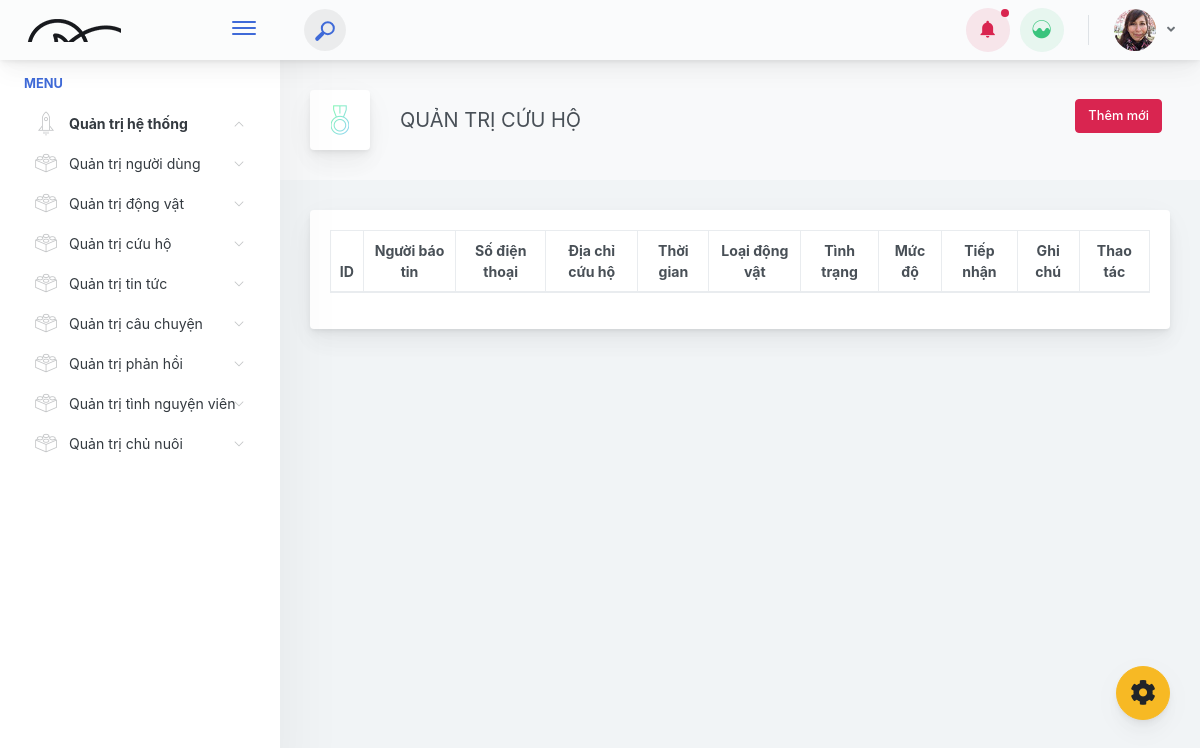
Page /index.php/admin/quan_tri_cuu_ho on the earlier database version.
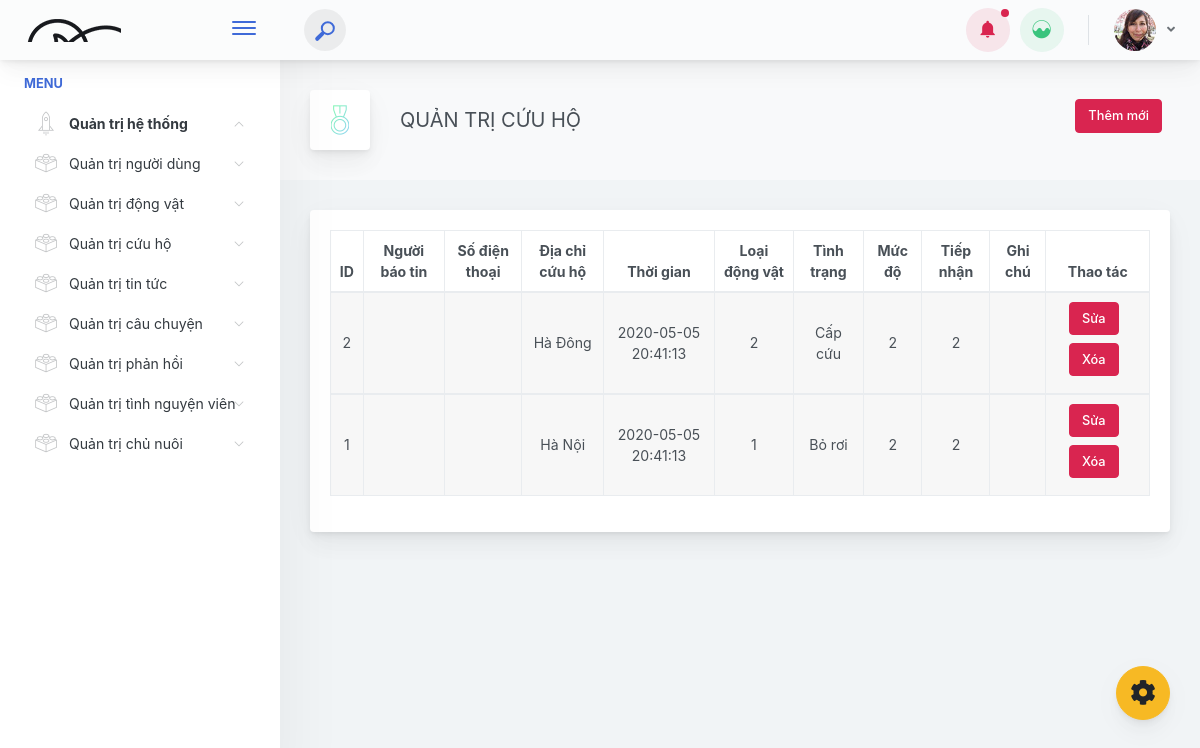
Same page on the later database version.
### tables this page shows
CREATE TABLE `tbl_case` (
  `case_id` int(11) NOT NULL,
  `ng_bao_tin` varchar(200) DEFAULT NULL,
  `sdt` varchar(10) DEFAULT NULL,
  `dia_diem_cuu` varchar(200) NOT NULL,
  `thoi_gian` timestamp NOT NULL DEFAULT current_timestamp(),
  `loai_pet_id` int(11) NOT NULL,
  `tinh_trang` varchar(200) NOT NULL,
  `muc_do_id` int(11) NOT NULL,
  `tiep_nhan_id` int(11) NOT NULL,
  `ghi_chu` text DEFAULT NULL
);

### application/controllers/admin/Quan_tri_cuu_ho.php (called while the page is built, shortened)
<?php
class Quan_tri_cuu_ho extends CI_Controller {
	function __construct()
	{
		$this->load->library('pagination');
		$this->load->helper('url');
		$this->load->database();
		$this->load->model('m_cuu_ho');
		$this->load->model('m_loai_pet');
		$this->load->model('m_muc_do');
		$this->load->model('m_tiep_nhan');
	}
	public function index()
    {
        $data['title'] = "Quản trị cứu hộ | United Pets";
        $config['total_rows'] = $this->m_cuu_ho->countAll();
        $config['base_url'] = base_url() . "admin/Quan_tri_cuu_ho/index";
        $config['per_page'] = 3;
        $start = $this->uri->segment(4);
        $data['danh_sach'] = $this->m_cuu_ho->getListHasPaginate($config['per_page'], $start);
        $this->pagination->initialize($config);
        $paginator = $this->pagination->create_links();
        $data['paginator'] = $paginator;
        $this->load->view('admin/v_header', $data);
        $this->load->view('admin/v_menu');
        $this->load->view('admin/v_quan_tri_cuu_ho', $data);
    }
}

### index.php (called while the page is built, shortened)
<?php
require_once BASEPATH.'core/CodeIgniter.php';

### application/models/m_cuu_ho.php (called while the page is built, shortened)
<?php
  class m_cuu_ho extends CI_Model {
    public function getListHasPaginate($total, $start)
		{
			$this->db->limit($total, $start);
			$this->db->order_by("case_id","desc");
			$query = $this->db->get('tbl_case');
			return $query->result();
		}
  }
?>

### application/views/admin/v_quan_tri_cuu_ho.php (the view, shortened to what this page needs)
            <div class="app-main__outer">
                <div class="app-main__inner">
                    <div class="app-page-title">
                        <div class="page-title-wrapper">
                            <div class="page-title-heading">
                                <div class="page-title-icon">
                                    <i class="pe-7s-medal icon-gradient bg-tempting-azure">
                                    </i>
                                </div>
                                <div>QUẢN TRỊ CỨU HỘ
                                </div>
                            </div>
                            <div class="page-title-actions">
                               <a href="<?=base_url();?>admin/quan_tri_cuu_ho/them_moi_case">
                                <button class="ladda-button mb-2 mr-2 btn btn-danger" data-style="expand-right">
                                    <span class="ladda-label">Thêm mới</span>
                                </button>
                                </a>
                            </div>    </div>
                    </div>            <div class="main-card mb-3 card">
                        <div class="card-body">
                            <table style="width: 100%; text-align:center;" id="example" class="table table-hover table-striped table-bordered">
                                <thead>
                                <tr>
                                    <th>ID</th>
                                    <th>Người báo tin</th>
                                    <th>Số điện thoại</th>
                                    <th>Địa chỉ cứu hộ</th>
                                    <th>Thời gian</th>
                                    <th>Loại động vật</th>
                                    <th>Tình trạng</th>
                                    <th>Mức độ</th>
                                    <th>Tiếp nhận</th>
                                    <th>Ghi chú</th>
                                    <th>Thao tác</th>
                                </tr>
                                </thead>
                                 <?php foreach ($danh_sach as $key => $row) {;?>
                                <tbody>
                                <tr>
                                    <td><?=$row->case_id;?></td>
                                    <td><?=$row->ng_bao_tin;?></td>
                                    <td><?=$row->sdt;?></td>
                                    <td><?=$row->dia_diem_cuu;?></td>
                                    <td><?=$row->thoi_gian;?></td>
                                    <td><?=$row->loai_pet_id;?></td>
                                    <td><?=$row->tinh_trang;?></td>
                                    <td><?=$row->muc_do_id;?></td>
                                    <td><?=$row->tiep_nhan_id;?></td>
                                    <td><?=$row->ghi_chu;?></td>
                                    <td>
                                            <a href="<?=base_url();?>admin/quan_tri_cuu_ho/sua/<?=$row->case_id;?>">
                                            <button class="ladda-button mb-2 mr-2 btn btn-danger" data-style="expand-right">
                                                <span class="ladda-label">Sửa</span>
                                            </button>
                                            </a>
                                            <a href="<?=base_url();?>admin/quan_tri_cuu_ho/xoa/<?=$row->case_id;?>">
                                            <button class="ladda-button mb-2 mr-2 btn btn-danger" data-style="expand-right">
                                                <span class="ladda-label">Xóa</span>
                                            </button>
                                            </a>
                                    </td>
                                </tr>
                                </tbody>
                                <?php
                                }
                                ;?>
                            </table>
                        </div>
                    </div>
                </div>
                </div>
    </div>
</div>
<div class="app-drawer-overlay d-none animated fadeIn"></div><script type="text/javascript" src="./assets/scripts/main.87c0748b313a1dda75f5.js"></script></body>
</html>

### application/views/admin/v_header.php (shortened to what this page needs)
<!doctype html>
<html lang="en">
<head>
    <link href="<?=base_url();?>main.87c0748b313a1dda75f5.css" rel="stylesheet">
</head>

### application/views/admin/v_menu.php (shortened to what this page needs)
<body>
<div class="app-container app-theme-white body-tabs-shadow fixed-header fixed-sidebar">
    <div class="app-header header-shadow">
        <div class="app-header__logo">
            <div class="logo-src"></div>
            <div class="header__pane ml-auto">
                <div>
                    <button type="button" class="hamburger close-sidebar-btn hamburger--elastic" data-class="closed-sidebar">
                        <span class="hamburger-box">
                            <span class="hamburger-inner"></span>
                        </span>
                    </button>
                </div>
            </div>
        </div>
            <div class="app-header__content">
            <div class="app-header-left">
                <div class="search-wrapper">
                    <div class="input-holder">
                        <button class="search-icon"><span></span></button>
                    </div>
                </div>
            </div>
            <div class="app-header-right">
                <div class="header-dots">
                    <div class="dropdown">
                        <button type="button" aria-haspopup="true" aria-expanded="false" data-toggle="dropdown" class="p-0 mr-2 btn btn-link">
                            <span class="icon-wrapper icon-wrapper-alt rounded-circle">
                                <span class="icon-wrapper-bg bg-danger"></span>
                                <i class="icon text-danger icon-anim-pulse ion-android-notifications"></i>
                                <span class="badge badge-dot badge-dot-sm badge-danger">Thông báo</span>
                            </span>
                        </button>
                    </div>
                    <div class="dropdown">
                        <button type="button" aria-haspopup="true" data-toggle="dropdown" aria-expanded="false" class="p-0 btn btn-link dd-chart-btn">
                            <span class="icon-wrapper icon-wrapper-alt rounded-circle">
                                <span class="icon-wrapper-bg bg-success"></span>
                                <i class="icon text-success ion-ios-analytics"></i>
                            </span>
                        </button>
                    </div>
                </div>
                <div class="header-btn-lg pr-0">
                    <div class="widget-content p-0">
                        <div class="widget-content-wrapper">
                            <div class="widget-content-left">
                                <div class="btn-group">
                                    <a data-toggle="dropdown" aria-haspopup="true" aria-expanded="false" class="p-0 btn">
                                        <img width="42" class="rounded-circle" src="assets/images/avatars/1.jpg" alt="">
                                        <i class="fa fa-angle-down ml-2 opacity-8"></i>
                                    </a>
                                </div>
                            </div>
                        </div>
                    </div>
                </div>
                </div>
        </div>
    </div>    <div class="ui-theme-settings">
        <button type="button" id="TooltipDemo" class="btn-open-options btn btn-warning">
            <i class="fa fa-cog fa-w-16 fa-spin fa-2x"></i>
        </button>
    </div>
    <div class="app-main">
            <div class="app-sidebar sidebar-shadow">
                <div class="scrollbar-sidebar">
                    <div class="app-sidebar__inner">
                        <ul class="vertical-nav-menu">
                            <li class="app-sidebar__heading">Menu</li>
                            <li class="mm-active">
                                <a href="<?=base_url();?>admin/Quan_tri_he_thong">
                                    <i class="metismenu-icon pe-7s-rocket"></i>
                                    Quản trị hệ thống
                                    <i class="metismenu-state-icon pe-7s-angle-down caret-left"></i>
                                </a>
                            </li>
                            <li>
                                <a href="<?=base_url();?>admin/Quan_tri_nguoi_dung">
                                    <i class="metismenu-icon pe-7s-plugin"></i>
                                    Quản trị người dùng
                                    <i class="metismenu-state-icon pe-7s-angle-down caret-left"></i>
                                </a>
                            </li>
                            <li>
                                <a href="<?=base_url();?>admin/Quan_tri_thu_cung">
                                    <i class="metismenu-icon pe-7s-plugin"></i>
                                    Quản trị động vật
                                    <i class="metismenu-state-icon pe-7s-angle-down caret-left"></i>
                                </a>
                            </li>
                            <li>
                                <a href="<?=base_url();?>admin/Quan_tri_cuu_ho">
                                    <i class="metismenu-icon pe-7s-plugin"></i>
                                    Quản trị cứu hộ
                                    <i class="metismenu-state-icon pe-7s-angle-down caret-left"></i>
                                </a>
                            </li>
                            <li>
                                <a href="<?=base_url();?>admin/Quan_tri_tin_tuc">
                                    <i class="metismenu-icon pe-7s-plugin"></i>
                                    Quản trị tin tức
                                    <i class="metismenu-state-icon pe-7s-angle-down caret-left"></i>
                                </a>
                            </li>
                            <li>
                                <a href="<?=base_url();?>admin/Quan_tri_cau_chuyen">
                                    <i class="metismenu-icon pe-7s-plugin"></i>
                                    Quản trị câu chuyện
                                    <i class="metismenu-state-icon pe-7s-angle-down caret-left"></i>
                                </a>
                            </li>
                            <li>
                                <a href="<?=base_url();?>admin/Quan_tri_phan_hoi">
                                    <i class="metismenu-icon pe-7s-plugin"></i>
                                    Quản trị phản hồi
                                    <i class="metismenu-state-icon pe-7s-angle-down caret-left"></i>
                                </a>
                            </li>
                             <li>
                                <a href="<?=base_url();?>admin/Quan_tri_tinh_nguyen_vien">
                                    <i class="metismenu-icon pe-7s-plugin"></i>
                                    Quản trị tình nguyện viên
                                    <i class="metismenu-state-icon pe-7s-angle-down caret-left"></i>
                                </a>
                            </li>
                            <li>
                                <a href="<?=base_url();?>admin/Quan_tri_chu_nuoi">
                                    <i class="metismenu-icon pe-7s-plugin"></i>
                                    Quản trị chủ nuôi
                                    <i class="metismenu-state-icon pe-7s-angle-down caret-left"></i>
                                </a>
                            </li>
                        </ul>
                    </div>
                </div>
            </div>

Differences in the rows shown:
added tbl_case: case_id "2", dia_diem_cuu "Hà Đông", thoi_gian "2020-05-05 20:41:13", loai_pet "2", tinh_trang "Cấp cứu", muc_do "2", tiep_nhan "2"
added tbl_case: case_id "1", dia_diem_cuu "Hà Nội", thoi_gian "2020-05-05 20:41:13", loai_pet "1", tinh_trang "Bỏ rơi", muc_do "2", tiep_nhan "2"
